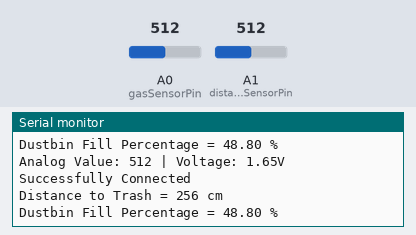
Bench run of a sketch on a simulated Arduino Uno, built with avr-gcc and run on an emulated ATmega328P. Shown: the last lines printed to the serial monitor. The test bench sets the inputs (shaded band); at power-on: A0 (gasSensorPin) = 512, A1 (distanceSensorPin) = 512. No radio packets arrive unless stated.

Above: at 7.9 s.
8.0 s: A0 (gasSensorPin) set to 982
At 8.4 s:
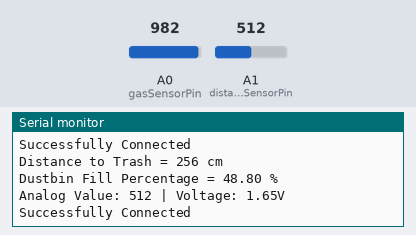
12.3 s: A0 (gasSensorPin) set to 1007
At 13.3 s:
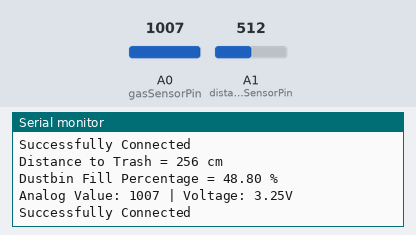
Timing chart, 0 to 14.8 s (numbered marks = the images above; inputs shaded):
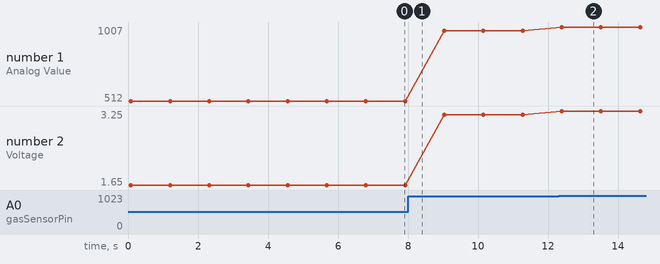

Measured:
- after the input at 12.3 s, the serial monitor: prints a new line after 0.09 s (image 2)
- plotted number 1: 512 → 982 after the input at 8.0 s, 982 → 1007 after the input at 12.3 s
- plotted number 2: 1.65 → 3.17 after the input at 8.0 s, 3.17 → 3.25 after the input at 12.3 s

The sketch:

LoRa-Gas-Ultrasonic.ino
```cpp
// Define the analog pin where the sensor is connected
const int gasSensorPin = A0;  // Analog input pin
const int distanceSensorPin = A1;
long distanceSensorValue, cm;
const int binHeight = 500; // Height of the dustbin in cm
float fillPercentage;
// Variable to store the sensor reading
int sensorValue = 0;
#include <SPI.h>
#include <LoRa.h>

const int csPin = 10;    // LoRa radio chip select
const int resetPin = 9;  // LoRa radio reset
const int irqPin = 2;    // change for your board; must be a hardware interrupt pin

void setup() {
  Serial.begin(9600);
  while (!Serial);

  Serial.println("LoRa Sender");

  // Setup LoRa transceiver module
  LoRa.setPins(csPin, resetPin, irqPin);  // Set CS, Reset, IRQ pins

  if (!LoRa.begin(867E6)) {  // Set frequency to 433 MHz (change to your region's frequency)
    Serial.println("Starting LoRa failed!");
    while (1);
  }
}

void loop() {
  sensorValue = analogRead(gasSensorPin); // Read the analog value from the gas sensor
  float voltage = sensorValue * (3.3 / 1023.0);// Convert the analog reading to a voltage (adjusted for 3.3V)
  distanceSensorValue = analogRead(distanceSensorPin);    // Read the analog value from the distance sensor
  cm = distanceSensorValue / 2; // Display the distance value in centimeters
  if (cm > binHeight) {
    fillPercentage = 0;  // If the distance is greater than the bin height, it's empty
  } else {
    fillPercentage = ((binHeight - cm) / (float)binHeight) * 100;
  }
  Serial.print("Distance to Trash = ");
  Serial.print(cm);
  Serial.print(" cm\n");
  Serial.print("Dustbin Fill Percentage = ");
  Serial.print(fillPercentage);
  Serial.print(" %\n");
  Serial.print("Analog Value: ");
  Serial.print(sensorValue);
  Serial.print(" | Voltage: ");
  Serial.print(voltage);
  Serial.println("V");
  Serial.println("Successfully Connected");
  LoRa.beginPacket();            // Start LoRa packet
  LoRa.print("Gas:");      // Send message
  LoRa.print(sensorValue);      // Send message
  LoRa.print("Distance:");      // Send message
  LoRa.print(cm);      // Send message
  LoRa.endPacket();               // Finish LoRa packet
  delay(1000);  // Wait 2 seconds before sending again
}
                                                                                                                                                                                                                                                                                                                                                                                                                                                                                                                                                                                                                                                    
```
